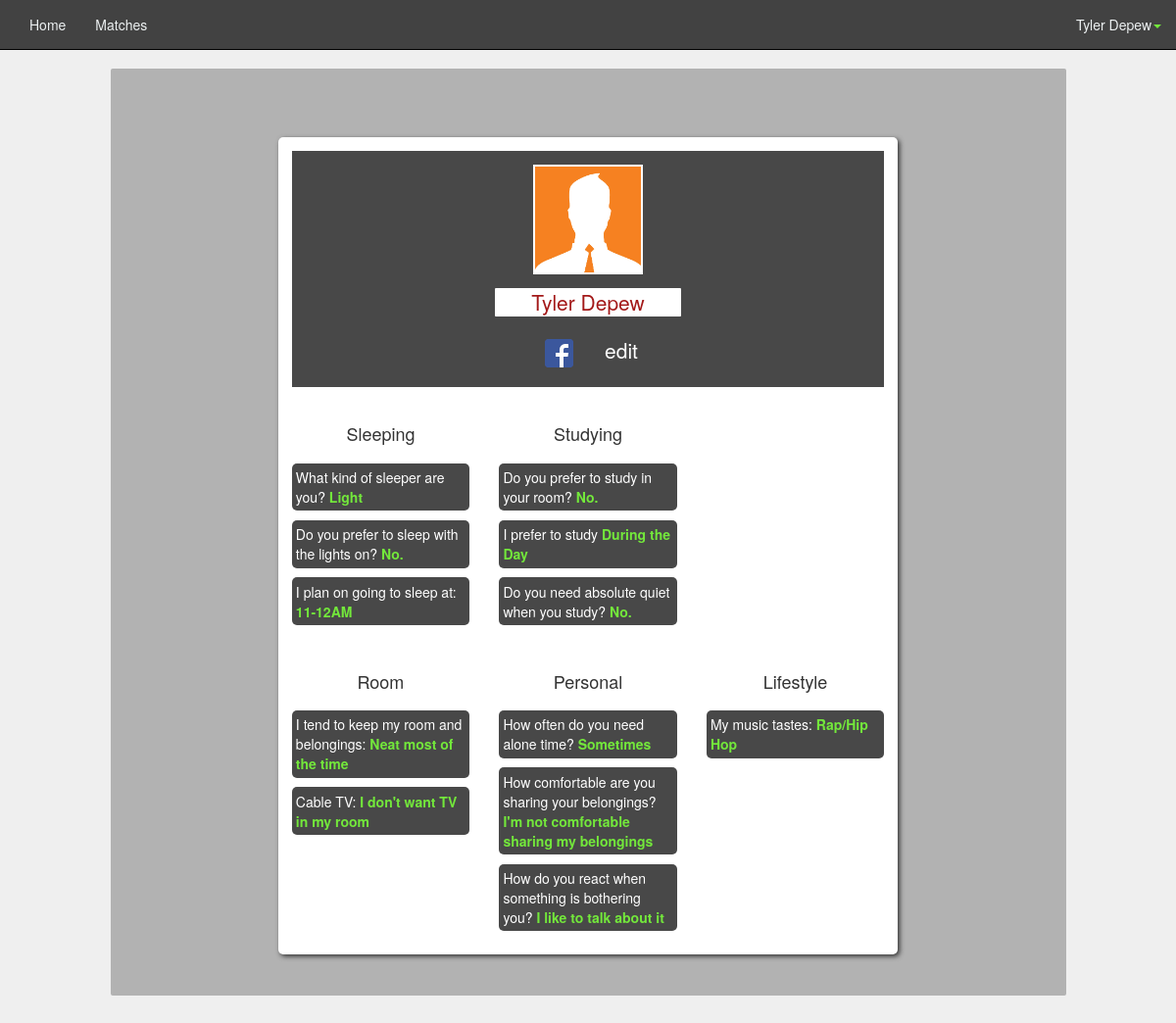
The page /profile.php (signed in) on the database its author committed.
### tables this page shows
CREATE TABLE `user` (
`id` int(11) NOT NULL,
  `picture` varchar(50) NOT NULL,
  `password` varchar(64) NOT NULL,
  `first_name` varchar(20) NOT NULL,
  `last_name` varchar(30) NOT NULL,
  `account_type` varchar(20) NOT NULL,
  `email` varchar(50) NOT NULL,
  `facebook` varchar(50) NOT NULL DEFAULT 'https://www.facebook.com/yourusername',
  `public` tinyint(4) NOT NULL DEFAULT '1',
  `gender` int(11) NOT NULL COMMENT '0 = female 1 = male',
  `status` smallint(6) NOT NULL COMMENT '0 = new student, 1 = current student'
);

CREATE TABLE `tabs` (
`id` int(11) NOT NULL,
  `name` varchar(30) NOT NULL
);

CREATE TABLE `options` (
`id` int(11) NOT NULL,
  `name` varchar(50) NOT NULL,
  `question_id` int(11) NOT NULL,
  `value_index` int(11) NOT NULL
);

CREATE TABLE `questions` (
`id` int(11) NOT NULL,
  `question` varchar(500) NOT NULL,
  `tab_id` int(11) NOT NULL,
  `type_id` int(11) NOT NULL
);

CREATE TABLE `answers` (
`id` int(11) NOT NULL,
  `user_id` int(11) NOT NULL,
  `question_id` int(11) NOT NULL,
  `value` int(11) NOT NULL,
  `preference_rating` int(11) DEFAULT NULL COMMENT 'numbers 1-5'
);

### classes/PageChecker.php (called while the page is built, shortened)
<?php
	class PageChecker
	{
		public function isPage($page = null)
		{
			return false;
		}
	}
?>

### classes/DB.php (called while the page is built, shortened)
<?php
class DB
{
	private static $_instance = null;
	private $_pdo,
	 		$_query,
	 		$_error = false,
	  		$_results,
	  		$_count = 0;
	private function __construct()
	{
		try
		{
			$this->_pdo = new PDO('mysql:host=' . Config::get('mysql/host') . ';dbname='. Config::get('mysql/db'), Config::get('mysql/username'), Config::get('mysql/password'));
		}
		catch(PDOException $e)
		{
			die($e->getMessage());
		}
	}
	public static function getInstance()
	{
		if(!isset(self::$_instance))
		{
			self::$_instance = new DB();
		}
		return self::$_instance;
	}
	public function query($sql, $params = array())
	{
		$this->_error = false;
		if($this->_query = $this->_pdo->prepare($sql))
		{
			$x = 1;
			if(count($params))
			{
				foreach($params as $param)
				{
					$this->_query->bindValue($x,$param);
					$x++;
				}
			}
			if($this->_query->execute())
			{
				$this->_results = $this->_query->fetchAll(PDO::FETCH_OBJ);
				$this->_count = $this->_query->rowCount();
			}
			else
			{
				$this->_error = true;
			}
		}
		return $this;
	}
	public function action($action, $table, $where = array())
	{
		if(count($where) === 3)
		{
			$operators = array('=','>','<','>=','<=');
			$field = $where[0];
			$operator = $where[1];
			$value = $where[2];
			if(in_array($operator, $operators))
			{
				$sql = "{$action} FROM {$table} WHERE {$field} {$operator} ?";
				if(!$this->query($sql, array($value))->error())
				{
					return $this;
				}
			}
		}
		return false;
	}
	public function get($table, $where)
	{
		return $this->action('SELECT *', $table, $where);
	}
	public function results()
	{
		return $this->_results;
	}
	public function error()
	{
		return $this->_error;
	}
	public function count()
	{
		return $this->_count;
	}
	public function first()
	{
		return $this->results()[0];
	}
}
?>

### classes/Config.php (called while the page is built)
<?php
class Config
{
	public static function get($path = null)
	{
		if($path)
		{
			$config = $GLOBALS['config'];
			$path = explode('/', $path);
			foreach($path as $bit)
			{
				if(isset($config[$bit]))
				{
					$config = $config[$bit];
				}
			}
			return $config;
		}
	}
}
?>

### classes/User.php (called while the page is built, shortened)
<?php
class User
{
	private $_db, $_data, $_sessionName, $_isLoggedIn, $_cookieName;
	public function __construct($user = null)
	{
		$this->_db = DB::getInstance();
		$this->_sessionName = Config::get('session/session_name');
		if(!$user)
		{
			if(Session::exists($this->_sessionName))
			{
				$user = Session::get($this->_sessionName);
				if($this->find($user))
				{
					$this->first_name = $this->data()->first_name;
					$this->last_name = $this->data()->last_name;
					$this->facebook = $this->data()->facebook;
				}
			}
		}
		else
		{
			$this->find($user);
		}
	}
	public function find($user = null)
	{
		if($user)
		{
			$field = (is_numeric($user)) ? 'id': 'username';
			$data = $this->_db->get('user', array($field, '=', $user));
			if($data->count())
			{
				$this->_data = $data->first();
				return true;
			}
		}
	}
	public function exists()
	{
		return (!empty($this->_data)) ? true : false;
	}
	public function data()
	{
		return $this->_data;
	}
}
?>

### classes/Session.php (called while the page is built, shortened)
<?php
class Session
{
	public static function exists($name)
	{
		return (isset($_SESSION[$name])) ? true : false;
	}
	public static function get($name)
	{
		return $_SESSION[$name];
	}
}
?>

### functions/sanitize.php (called while the page is built, shortened)
<?php
function escapeName($string)
{
	return htmlentities($string, ENT_COMPAT, 'UTF-8');
}
?>

### classes/Input.php (called while the page is built, shortened)
<?php
class Input
{
	public static function get($item)
	{
		return '';
	}
}
?>

### functions/get_profile.php (the view, shortened to what this page needs)
<?php
function getAnswersForProfile($profile_id)
{
	$db = DB::getInstance();
	$tabs = $db->query("SELECT * FROM tabs");
	$tabs = $tabs->results();
	$currentUsersProfile = false;
  	$userForProfile = new User($profile_id);
	$currentUser = new User();
	if($currentUser->getIsLoggedIn())
	{
		if($currentUser->data()->id==Input::get('id')||Input::get('id')=='')
		{
		  $userForProfile = $currentUser;
		  $currentUsersProfile = true;
		}
	}
	echo '<div class="row spacing2">
		<div class="col-md-8 largeRankingWidget center-block">
			<div class="topBannerForWidget">
				<div class="row">
				<div class="col-md-10 center-block">
				<div class="row paddingTop1">
					<div class="profilePic col-md-3 center-block"></div>
				</div>
				<div class="row spacing1">
					<div class="col-md-5 col-sm-4 center-block profileName">
						<p class="text-center lead"><a class="profileLink" href="profile.php?id='.$profile_id.'">'.escapeName($userForProfile->first_name).' '.escapeName($userForProfile->last_name).'</a></p>
					</div>
				</div>';
			echo'<div id="facebookLinkArea" class="row">
					<div id="fb_edit_area_container" class="center-block col-md-4 text-center lead">';
			if($userForProfile->facebook && $currentUsersProfile)
			{
					echo'<div id="fbButton_edit" class="row">
							<div class="col-md-8 center-block">
								<div class="row">
									<div class="col-md-6">
										<a href="'.escapeName($userForProfile->facebook).'" target="_blank">
											<img border="0" alt="facebook" src="\images\social\FB-f-Logo__blue_29.png" width="29" height="29">
										</a>
									</div>
									<div class="col-md-6">
										<span id="editFBLinkToggle" class="noselect">edit</span>
									</div>
								</div>
							</div>
						</div>
						<div id="editFBArea" class="row">
							<div class="col-md-8 center-block">
								<div class="row">
									<div class="col-md-6">
										<span style="vertical-align:middle;" id="removeFB" class="glyphicon glyphicon-remove noselect" aria-hidden="true"></span>
									</div>
									<div class="col-md-6">
										<span style="vertical-align:middle;" id="editFB" class="glyphicon glyphicon-edit noselect" aria-hidden="true"></span>
									</div>
								</div>
							</div>
						</div>';
			}
			echo 	'</div>
				</div>';
		echo'	</div>
		</div>
			</div>';
			$counter = 1;
			echo '<div class="row spacing2">';
			$firstsection = true;
	foreach ($tabs as $tab) {
		if($firstsection != true)
			{
			if($counter >= 3){
				$counter = 0;
				echo '</div>
				<div class="row spacing2">';
			}
			echo '<div class="col-md-4">
				<div class="row">
					<div class="col-md-12">
						<h4 class="text-center">'.ucfirst(escapeName($tab->name)).'</h4>
					</div>
				</div>
				<div class="row">
					<div class="col-md-12">
						<ul class="noPadding">';
			$questions = $db->query("SELECT * FROM questions WHERE tab_id = ?", array($tab->id));
			$questions = $questions->results();
	    foreach($questions as $question)
	    {
				      $answers = $db->query("SELECT * FROM answers WHERE question_id = ? AND user_id = ".$profile_id."", array($question->id));
				      $answers = $answers->results();
					if($question->type_id != 1 && $question->type_id != 2)
					{
						$checkboxes = false;
						$first_item = true;
						if($question->type_id == 4) {$checkboxes = true;}
			      foreach($answers as $answer){
			        $answer_strings =  $db->query("SELECT * FROM options WHERE question_id = ? AND value_index = ".escapeName($answer->value)."", array($question->id));
			        $answer_strings = $answer_strings->results();
			        foreach($answer_strings as $answer_string)
			        {
								if($checkboxes == false) echo '<li>'. escapeName($question->question).' <strong>'.escapeName($answer_string->name).'</strong></li>';
								if($checkboxes == true && $first_item == true){
									echo '<li>'. escapeName($question->question).' <strong> '.escapeName($answer_string->name).'';
									$first_item = false;
								}
			        }
			      }
						if($checkboxes == true) {echo '</strong></li>';}
					} else
					{
						foreach($answers as $answer){
							$yesno = $answer->value;
							if($yesno == 0)
							{
								echo '<li>'. escapeName($question->question).' <strong>No.</strong></li>';
							} else{
								echo '<li>'. escapeName($question->question).' <strong>Yes.</strong></li>';
							}
						}
					}
	    }
			echo '</ul>
					</div>
						</div>
					</div>';
			$counter++;
		} else $firstsection = false;
  }
	echo '</div>';
	echo'</ul></div>
</div>';
}
?>

### navbar.php (shortened to what this page needs)
<?php $pageChecker = new PageChecker(); $user = new User(); ?>
<nav class="navbar navbar-default navbar-fixed-top">
  <div class="container-fluid">
    <div class="collapse navbar-collapse" id="bs-example-navbar-collapse-1">
      <ul class="nav navbar-nav">
        <li <?php echo ($pageChecker->isPage("index.php")) ? "class='active'" : ''; ?>><a href="index.php">Home</a></li>
        <li <?php echo ($pageChecker->isPage("matches.php")) ? "class='active'" : ''; ?>><a href="matches.php">Matches</a></li>
      </ul>
      <ul class="nav navbar-nav navbar-right">
        <li class="dropdown">
          <a href="#" class="dropdown-toggle" data-toggle="dropdown" role="button" aria-expanded="false"><?php echo $user->first_name . " " . $user->last_name; ?><span class="caret neon"></span></a>
        </li>
      </ul>
    </div>
  </div>
</nav>

### css/mainLayout.css (style rules this page uses)
body { background-color: #EFEFEF; }
html, body { padding-bottom: 4em; }
.spacing2 { margin-top: 2em; }
.spacing1 { margin-top: 1em; }
.center-block { float:none; }
.noselect { -webkit-touch-callout: none; -webkit-user-select: none; -khtml-user-select: none; -moz-user-select: none; -ms-user-select: none; user-select: none; }
.neon { color: #73E83B; }
.noPadding { padding:0; }
.paddingTop1 { padding-top: 1em; }

### css/navbar.css (style rules this page uses)
.navbar-default { background-color: #424242; border-color: #000000; }
.navbar-default .navbar-nav > li > a { color: #ecf0f1; }
.navbar-default .navbar-collapse, .navbar-default .navbar-form { border-color: #ecf0f1; }

### css/profile.css (style rules this page uses)
#editFBLinkToggle { color:white; cursor: pointer; padding: .1em; }
.largeRankingWidget { background-color: white; border-radius: 5px; padding:1em; box-shadow: 2px 2px 5px; }
.largeRankingWidget li { list-style-type: none; background-color: #484848; margin: .7em 0; color:white; padding: .3em; border-radius: 5px; }
.largeRankingWidget strong { color: #73E83B; }
.profilePic { height: 3em; width: 3em; background-image: url("../images/default.jpg"); background-size:cover; background-position: 2px; border: 2px solid black; }
.topBannerForWidget { background-color: #484848; }
.profileName > p { background-color: white; border-radius: 1px; padding: 0 .5em; }
.profileName > p > a { color: #A31919; }

### css/matches.css (style rules this page uses)
.largeRankingWidget { background-color: white; border-radius: 5px; padding:1em; box-shadow: 2px 2px 5px; }
.largeRankingWidget li { list-style-type: none; background-color: #484848; margin: .7em 0; color:white; padding: .3em; border-radius: 5px; }
.largeRankingWidget strong { color: #73E83B; }
.profilePic { height: 8em; width: 8em; background-image: url("../images/default.jpg"); background-size:cover; background-position: -30px 0px; border: 2px solid white; }
.topBannerForWidget { background-color: #484848; }
.profileName > p { background-color: white; border-radius: 1px; padding: 0 .5em; }
.profileName > p > a { color: #A31919; }

### rows shown on the page
user: first_name "Tyler", last_name "Depew"
tabs: name "Sleeping"
options: question.question "What kind of sleeper are you?", name "Light"
answers: question.question "Do you prefer to sleep with the lights on?"
options: question.question "I plan on going to sleep at:", name "11-12AM"
tabs: name "Studying"
answers: question.question "Do you prefer to study in your room?"
options: question.question "I prefer to study", name "During the Day"
answers: question.question "Do you need absolute quiet when you study?"
tabs: name "Room"
options: question.question "I tend to keep my room and belongings:", name "Neat most of the time"
options: question.question "Cable TV:", name "I don't want TV in my room"
tabs: name "Personal"
options: question.question "How often do you need alone time?", name "Sometimes"
options: question.question "How comfortable are you sharing your belongings?", name "I'm not comfortable sharing my belongings"
options: question.question "How do you react when something is bothering you?", name "I like to talk about it"
tabs: name "Lifestyle"
options: question.question "My music tastes:", name "Rap/Hip Hop"
